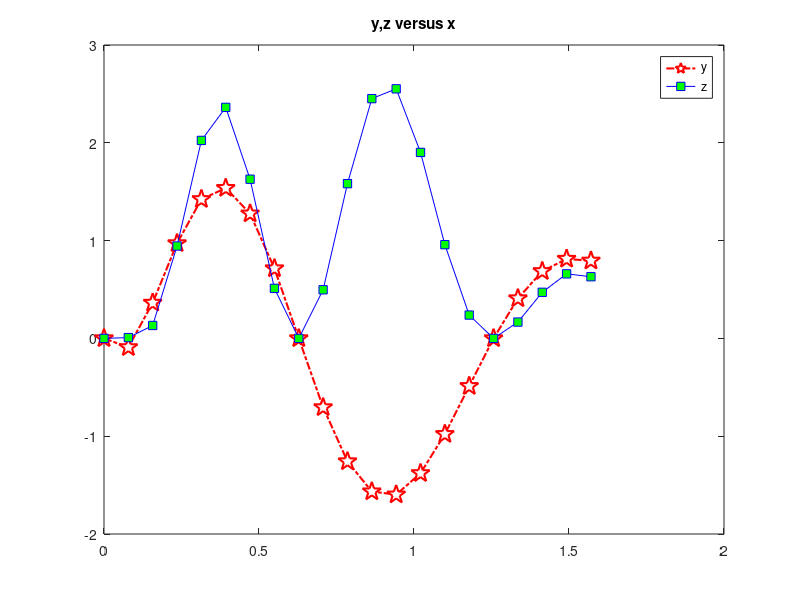

The MATLAB script that drew this image:
%%2.5
a=2;
b=5;
x = [0:pi/40:pi/2]; %set x
y = b*exp((-a)*x).*sin(b*x).*(0.012*4 - 0.15*3 + 0.075*2 + 2.5*x); %set y
m = min(y) %minimum value of y

z = y.*y; %square of y

w = [x.', y.', z.'];
format short g
%show w
w 

%set plot
plot(x,y,'r-.p', 'LineWidth', 1.5, 'MarkerSize', 14, 'MarkerFace', 'w', 'MarkerEdge', 'r')
title("y,z versus x");
hold on
plot(x,z,'b-s', 'MarkerFace','g','MarkerEdge','b')
legend('y','z')
